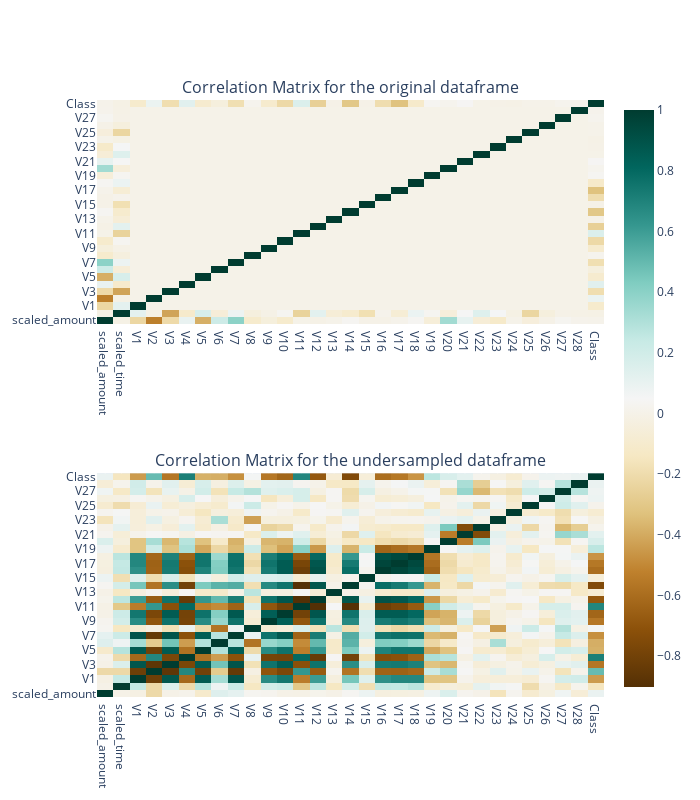

The code cell stored with this chart in its notebook:
### Markdown cell above
### Correlation Matrix for Original DataFrame and Undersampled data

### Code cell
fig = make_subplots(rows=2, cols=1, 
                    subplot_titles=['Correlation Matrix for the original dataframe','Correlation Matrix for the undersampled dataframe'])

fig.add_trace(go.Heatmap(name='original df',z=data.corr().values,x=data.corr().index,y=data.corr().index,
                         coloraxis='coloraxis'),1,1)
fig.add_trace(go.Heatmap(name='undersampled df',z=df_rs.corr().values,x=df_rs.corr().index,y=df_rs.corr().index,
                         coloraxis='coloraxis'),2,1)
fig.update_layout(height=800,width=700,coloraxis = {'colorscale':'BrBG'})
fig.show()

### Figure 1 — Plotly figure (JSON) as saved in the notebook; plotly's stock layout.template omitted (floating-point values rounded to 4 significant figures; data arrays with more than 128 entries replaced by an {"elided": "..."} marker saying what was removed)
{"data": [{"coloraxis": "coloraxis", "name": "original df", "type": "heatmap", "x": ["scaled_amount", "scaled_time", "V1", "V2", "V3", "V4", "V5", "V6", "V7", "V8", "V9", "V10", "V11", "V12", "V13", "V14", "V15", "V16", "V17", "V18", "V19", "V20", "V21", "V22", "V23", "V24", "V25", "V26", "V27", "V28", "Class"], "xaxis": "x", "y": ["scaled_amount", "scaled_time", "V1", "V2", "V3", "V4", "V5", "V6", "V7", "V8", "V9", "V10", "V11", "V12", "V13", "V14", "V15", "V16", "V17", "V18", "V19", "V20", "V21", "V22", "V23", "V24", "V25", "V26", "V27", "V28", "Class"], "yaxis": "y", "z": {"elided": "31x31 float values"}}, {"coloraxis": "coloraxis", "name": "undersampled df", "type": "heatmap", "x": ["scaled_amount", "scaled_time", "V1", "V2", "V3", "V4", "V5", "V6", "V7", "V8", "V9", "V10", "V11", "V12", "V13", "V14", "V15", "V16", "V17", "V18", "V19", "V20", "V21", "V22", "V23", "V24", "V25", "V26", "V27", "V28", "Class"], "xaxis": "x2", "y": ["scaled_amount", "scaled_time", "V1", "V2", "V3", "V4", "V5", "V6", "V7", "V8", "V9", "V10", "V11", "V12", "V13", "V14", "V15", "V16", "V17", "V18", "V19", "V20", "V21", "V22", "V23", "V24", "V25", "V26", "V27", "V28", "Class"], "yaxis": "y2", "z": {"elided": "31x31 float values"}}], "layout": {"annotations": [{"font": {"size": 16}, "showarrow": false, "text": "Correlation Matrix for the original dataframe", "x": 0.5, "xanchor": "center", "xref": "paper", "y": 1.0, "yanchor": "bottom", "yref": "paper"}, {"font": {"size": 16}, "showarrow": false, "text": "Correlation Matrix for the undersampled dataframe", "x": 0.5, "xanchor": "center", "xref": "paper", "y": 0.375, "yanchor": "bottom", "yref": "paper"}], "coloraxis": {"colorscale": [[0.0, "rgb(84,48,5)"], [0.1, "rgb(140,81,10)"], [0.2, "rgb(191,129,45)"], [0.3, "rgb(223,194,125)"], [0.4, "rgb(246,232,195)"], [0.5, "rgb(245,245,245)"], [0.6, "rgb(199,234,229)"], [0.7, "rgb(128,205,193)"], [0.8, "rgb(53,151,143)"], [0.9, "rgb(1,102,94)"], [1.0, "rgb(0,60,48)"]]}, "height": 800, "width": 700, "xaxis": {"anchor": "y", "domain": [0.0, 1.0]}, "xaxis2": {"anchor": "y2", "domain": [0.0, 1.0]}, "yaxis": {"anchor": "x", "domain": [0.625, 1.0]}, "yaxis2": {"anchor": "x2", "domain": [0.0, 0.375]}}}
